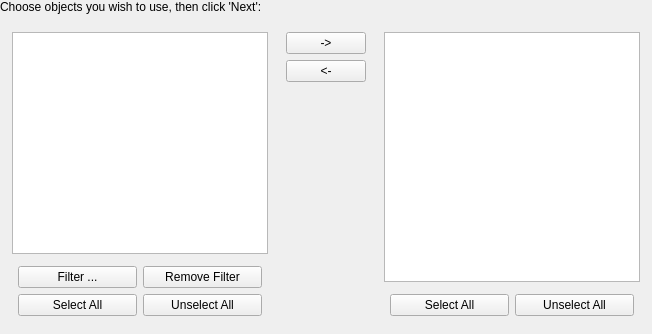
     <widget class="QWidget" name="WizardPage9" >
      <layout class="QVBoxLayout" >
       <property name="spacing" >
        <number>6</number>
       </property>
       <property name="leftMargin" >
        <number>0</number>
       </property>
       <property name="topMargin" >
        <number>0</number>
       </property>
       <property name="rightMargin" >
        <number>0</number>
       </property>
       <property name="bottomMargin" >
        <number>0</number>
       </property>
       <item>
        <widget class="QLabel" name="textLabel18" >
         <property name="text" >
          <string>Choose objects you wish to use, then click 'Next':</string>
         </property>
         <property name="alignment" >
          <set>Qt::AlignVCenter</set>
         </property>
         <property name="wordWrap" >
          <bool>true</bool>
         </property>
        </widget>
       </item>
       <item>
        <layout class="QHBoxLayout" >
         <property name="spacing" >
          <number>6</number>
         </property>
         <property name="leftMargin" >
          <number>6</number>
         </property>
         <property name="topMargin" >
          <number>6</number>
         </property>
         <property name="rightMargin" >
          <number>6</number>
         </property>
         <property name="bottomMargin" >
          <number>6</number>
         </property>
         <item>
          <layout class="QVBoxLayout" >
           <property name="spacing" >
            <number>6</number>
           </property>
           <property name="leftMargin" >
            <number>6</number>
           </property>
           <property name="topMargin" >
            <number>6</number>
           </property>
           <property name="rightMargin" >
            <number>6</number>
           </property>
           <property name="bottomMargin" >
            <number>6</number>
           </property>
           <item>
            <widget class="QListWidget" name="objectresultlist" >
             <property name="selectionMode" >
              <enum>QAbstractItemView::MultiSelection</enum>
             </property>
            </widget>
           </item>
           <item>
            <layout class="QGridLayout" >
             <property name="leftMargin" >
              <number>6</number>
             </property>
             <property name="topMargin" >
              <number>6</number>
             </property>
             <property name="rightMargin" >
              <number>6</number>
             </property>
             <property name="bottomMargin" >
              <number>6</number>
             </property>
             <property name="horizontalSpacing" >
              <number>6</number>
             </property>
             <property name="verticalSpacing" >
              <number>6</number>
             </property>
             <item row="0" column="1" >
              <widget class="QPushButton" name="remObjFilterButton" >
               <property name="text" >
                <string>Remove Filter</string>
               </property>
              </widget>
             </item>
             <item row="1" column="0" >
              <widget class="QPushButton" name="selAllResButton" >
               <property name="text" >
                <string>Select All</string>
               </property>
              </widget>
             </item>
             <item row="0" column="0" >
              <widget class="QPushButton" name="objFilterButton" >
               <property name="text" >
                <string>Filter ...</string>
               </property>
              </widget>
             </item>
             <item row="1" column="1" >
              <widget class="QPushButton" name="unselAllResButton" >
               <property name="text" >
                <string>Unselect All</string>
               </property>
              </widget>
             </item>
            </layout>
           </item>
          </layout>
         </item>
         <item>
          <layout class="QVBoxLayout" >
           <property name="spacing" >
            <number>6</number>
           </property>
           <property name="leftMargin" >
            <number>6</number>
           </property>
           <property name="topMargin" >
            <number>6</number>
           </property>
           <property name="rightMargin" >
            <number>6</number>
           </property>
           <property name="bottomMargin" >
            <number>6</number>
           </property>
           <item>
            <widget class="QPushButton" name="addObjButton" >
             <property name="text" >
              <string>-></string>
             </property>
            </widget>
           </item>
           <item>
            <widget class="QPushButton" name="remObjButton" >
             <property name="text" >
              <string>&lt;-</string>
             </property>
            </widget>
           </item>
           <item>
            <spacer>
             <property name="orientation" >
              <enum>Qt::Vertical</enum>
             </property>
             <property name="sizeType" >
              <enum>QSizePolicy::Expanding</enum>
             </property>
             <property name="sizeHint" >
              <size>
               <width>20</width>
               <height>240</height>
              </size>
             </property>
            </spacer>
           </item>
          </layout>
         </item>
         <item>
          <layout class="QVBoxLayout" >
           <property name="spacing" >
            <number>6</number>
           </property>
           <property name="leftMargin" >
            <number>6</number>
           </property>
           <property name="topMargin" >
            <number>6</number>
           </property>
           <property name="rightMargin" >
            <number>6</number>
           </property>
           <property name="bottomMargin" >
            <number>6</number>
           </property>
           <item>
            <widget class="QListWidget" name="objectlist" >
             <property name="selectionMode" >
              <enum>QAbstractItemView::MultiSelection</enum>
             </property>
            </widget>
           </item>
           <item>
            <layout class="QHBoxLayout" >
             <property name="spacing" >
              <number>6</number>
             </property>
             <property name="leftMargin" >
              <number>6</number>
             </property>
             <property name="topMargin" >
              <number>6</number>
             </property>
             <property name="rightMargin" >
              <number>6</number>
             </property>
             <property name="bottomMargin" >
              <number>6</number>
             </property>
             <item>
              <widget class="QPushButton" name="selAllObjButton" >
               <property name="text" >
                <string>Select All</string>
               </property>
              </widget>
             </item>
             <item>
              <widget class="QPushButton" name="unselAllObjButton" >
               <property name="text" >
                <string>Unselect All</string>
               </property>
              </widget>
             </item>
            </layout>
           </item>
          </layout>
         </item>
        </layout>
       </item>
      </layout>
     </widget>
